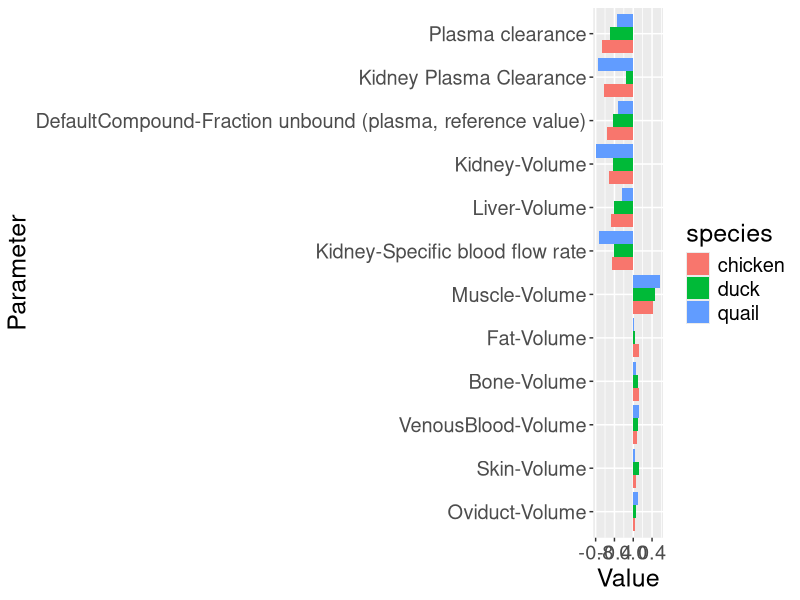
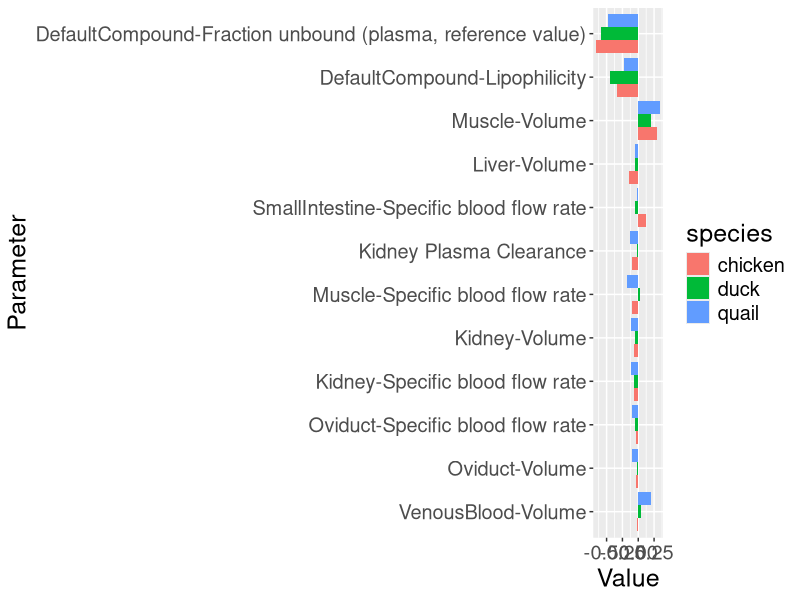

The R source for these figures, in order:
library(readxl)
library(dplyr)
library(ggplot2)
library(forcats)

### filters and plots the exportes SA
filterSAForPlot <-  function(dfSA, output, pkParam, sortColumn, sortValue, threshold = 0.1, saveName = "SA"){
  
  dfSort <- dfSA %>%
    filter(.[[sortColumn]] %in% sortValue) %>% #View()
     filter(`PK-Parameter` %in% pkParam) %>%
    select(`PK-Parameter`, absoluteValue, Parameter, Output)
  
  dfSA_n <- merge(dfSA, dfSort, by = c('PK-Parameter', 'Parameter', 'Output'), all.y = TRUE)
  names(dfSA_n)[names(dfSA_n) == 'absoluteValue.y'] <- 'sortedAbsValue'
  names(dfSA_n)[names(dfSA_n) == 'absoluteValue.x'] <- 'absoluteValue'
  
  dfSA_n <- dfSA_n %>% 
    filter(Output %in% output)
 
  sensitivityAnalysis_pkParam <- dfSA_n %>% 
    filter(Output %in% output) %>%
    # filter(`PK-Parameter` %in% pkParam) %>% 
    filter(absoluteValue > threshold) #%>%
    # mutate(Value =, Value < 0.1, 0)
  params <- unique(sensitivityAnalysis_pkParam$Parameter)
  
  dfSA_n$include <-FALSE 
  dfSA_n$include[dfSA_n$Parameter %in% params] <-TRUE 
  dfSA_n <- dfSA_n[order(dfSA_n$sortedAbsValue,decreasing = FALSE),]
  dfSA_n$Parameter <- factor(dfSA_n$Parameter, levels = unique(dfSA_n$Parameter))

  
  gplot <- dfSA_n %>% 
    filter(include) %>%
    filter(!is.na(Parameter)) %>%
    filter(!(Parameter %in% c("Egg 1-t_lag", "Egg 1-t_maxGrowth"))) %>%
    filter(!is.na(`Parameter Path`)) %>%
    ggplot(aes(x = Parameter, y=Value, fill = species)) +
    geom_bar(stat = 'identity', position = 'dodge') +
    scale_fill_hue(direction = 1) +
    coord_flip() +
    theme_gray() +
    theme(text = element_text(size = 18))
  ggsave(filename = paste0("../Results/SA/",saveName, output, pkParam, ".png"), width = 44, height = 29, units = "cm")
  return(gplot)
}


### read the exported SAs; add the species column and merge them

#MEL
# sensitivity_AnalysisChicken <- read_xlsx("../Results/SA/SA_chicken_MEL_IV.xlsx")
# sensitivity_AnalysisDuck <- read_xlsx("../Results/SA/SA_duck_MEL_IV.xlsx")
# sensitivity_AnalysisQuail <- read_xlsx("../Results/SA/SA_quail_MEL_IV.xlsx")
# saveName <- "SA_MEL"



#FFC
sensitivity_AnalysisChicken <- read_xlsx("../Results/SA/SA_chicken_FFC.xlsx")
sensitivity_AnalysisDuck <- read_xlsx("../Results/SA/SA_duck_FFC.xlsx")
sensitivity_AnalysisQuail <- read_xlsx("../Results/SA/SA_quail_FFC.xlsx")
saveName <- "SA_FFC_"

# for all

sensitivity_AnalysisChicken$absoluteValue <- abs(sensitivity_AnalysisChicken$Value)
sensitivity_AnalysisDuck$absoluteValue <- abs(sensitivity_AnalysisDuck$Value)
sensitivity_AnalysisQuail$absoluteValue <- abs(sensitivity_AnalysisQuail$Value)
sensitivity_AnalysisChicken$species <- 'chicken'
sensitivity_AnalysisDuck$species <- "duck"
sensitivity_AnalysisQuail$species <- "quail"
sensitivityAnalysis <-  rbind(sensitivity_AnalysisChicken,sensitivity_AnalysisDuck)
sensitivityAnalysis <-  rbind(sensitivityAnalysis,sensitivity_AnalysisQuail)

### replace the output name for readability
sensitivityAnalysis <- sensitivityAnalysis %>%
  mutate(Output = replace(Output, Output == "Organism|VenousBlood|Plasma|DefaultCompound|Concentration in container", "Venous Blood Plasma"))


### plot SA
threshold <- 0.1

sortColumn <- "species"
sortValue <- "chicken"
sensitivityAnalysis_AUCVB_plot <- filterSAForPlot(dfSA = sensitivityAnalysis,
                                                  output = "Venous Blood Plasma",
                                                  pkParam = "AUC_tEnd",
                                                  sortColumn = sortColumn,
                                                  sortValue =  sortValue,
                                                  threshold = threshold,
                                                  saveName = paste0(saveName,threshold*100, 'perc_'))
sensitivityAnalysis_cmaxVB_plot <- filterSAForPlot(dfSA = sensitivityAnalysis, 
                                                   output = "Venous Blood Plasma",
                                                   pkParam = "C_max",
                                                   sortColumn = sortColumn,
                                                   sortValue =  sortValue,
                                                   threshold = threshold, 
                                                   saveName = paste0(saveName,threshold*100, 'perc_'))

